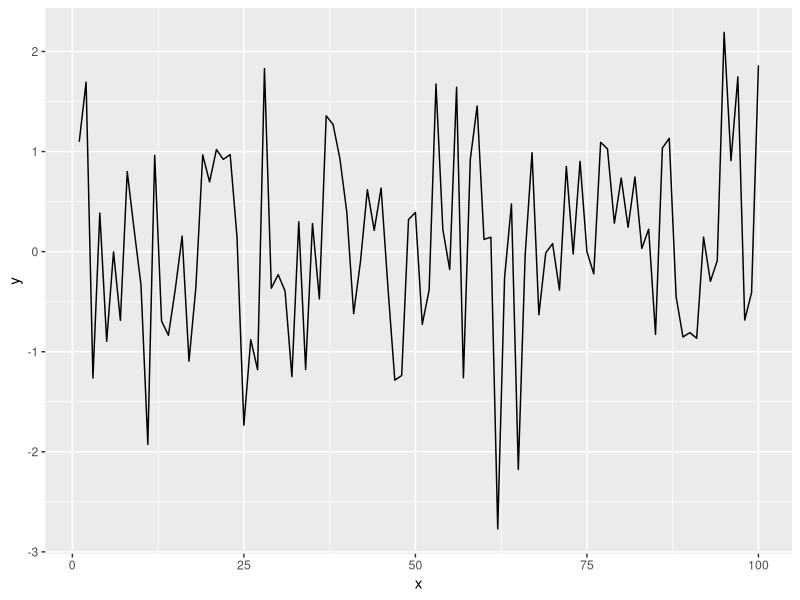

The R script that drew this image:
## ---- chunk 1
library(dplyr)
library(tidyverse)
## ---- chunk 2
x = seq(1:100)
y = rnorm(100)
dat = data.frame(x, y)
ggplot(dat, aes(x = x, y = y)) +
geom_line()

